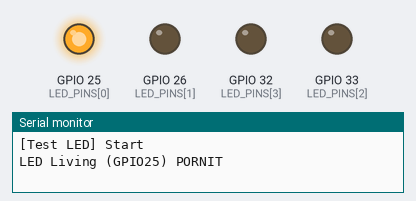
Bench run of a sketch on a simulated ESP32. Shown: output pins drawn as LEDs (lit = HIGH), the last lines printed to the serial monitor.

Above: at 0.6 s.
At 1.3 s:
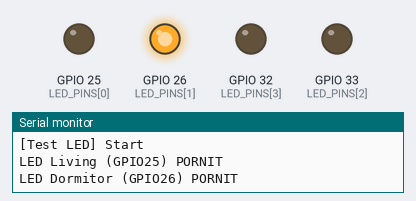
At 2.0 s:
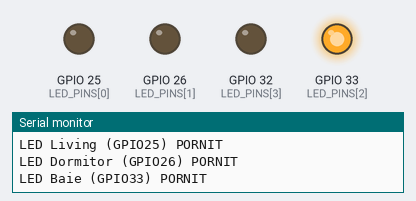
At 2.7 s:
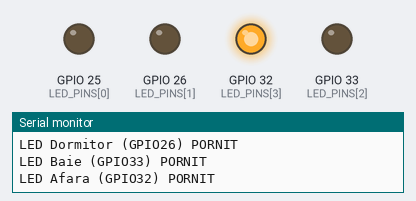
At 3.5 s:
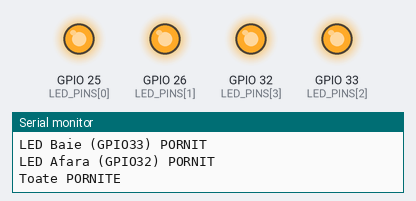
At 4.4 s:
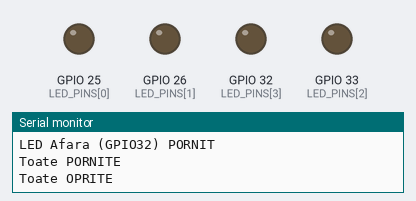
Timing chart, 0 to 6.3 s (numbered marks = the images above):
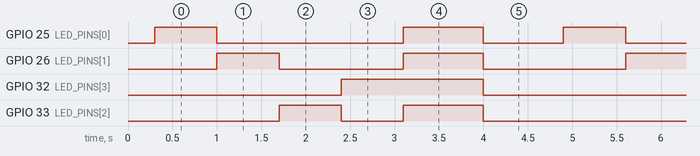

Measured:
- by itself, GPIO 25 (LED_PINS[0]): repeats every 4.6 s: LOW 2.1 s, HIGH 0.90 s, LOW 0.90 s, HIGH 0.70 s
- by itself, GPIO 26 (LED_PINS[1]): repeats every 4.6 s: LOW 1.4 s, HIGH 0.90 s, LOW 1.6 s, HIGH 0.70 s
- by itself, GPIO 32 (LED_PINS[3]): alternates HIGH for 1.6 s and LOW for 3.0 s
- by itself, GPIO 33 (LED_PINS[2]): repeats every 4.6 s: LOW 0.70 s, HIGH 0.90 s, LOW 2.3 s, HIGH 0.70 s

The sketch:

led_test.ino
```cpp
/*
 * Test cele 4 LED-uri — le aprinde pe rând, apoi toate, apoi stinge.
 * Serial Monitor la 115200 arată care LED e aprins.
 *
 * Conectare fiecare LED:  GPIO --[220Ω]--|>|-- GND
 *   picior lung (+) spre rezistor/GPIO, picior scurt (-) spre GND.
 */

const int LED_PINS[4] = { 25, 26, 33, 32 };          // living, dormitor, baie, afară
const char* LED_NUME[4] = { "Living", "Dormitor", "Baie", "Afara" };

void setup() {
  Serial.begin(115200);
  delay(300);
  for (int i = 0; i < 4; i++) {
    pinMode(LED_PINS[i], OUTPUT);
    digitalWrite(LED_PINS[i], LOW);
  }
  Serial.println("[Test LED] Start");
}

void loop() {
  // Aprinde pe rând
  for (int i = 0; i < 4; i++) {
    digitalWrite(LED_PINS[i], HIGH);
    Serial.printf("LED %s (GPIO%d) PORNIT\n", LED_NUME[i], LED_PINS[i]);
    delay(700);
    digitalWrite(LED_PINS[i], LOW);
  }
  // Toate odată
  Serial.println("Toate PORNITE");
  for (int i = 0; i < 4; i++) digitalWrite(LED_PINS[i], HIGH);
  delay(900);
  Serial.println("Toate OPRITE");
  for (int i = 0; i < 4; i++) digitalWrite(LED_PINS[i], LOW);
  delay(900);
}
```
